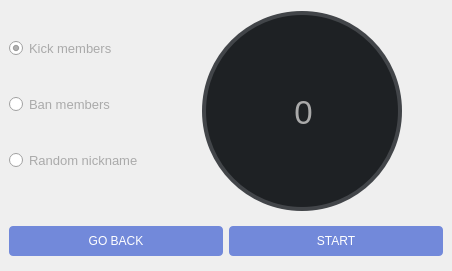
               <widget class="QWidget" name="memberOptionsPage">
                <layout class="QHBoxLayout" name="horizontalLayout_61">
                 <property name="spacing">
                  <number>0</number>
                 </property>
                 <property name="leftMargin">
                  <number>0</number>
                 </property>
                 <property name="topMargin">
                  <number>0</number>
                 </property>
                 <property name="rightMargin">
                  <number>0</number>
                 </property>
                 <property name="bottomMargin">
                  <number>0</number>
                 </property>
                 <item>
                  <widget class="QFrame" name="frame_46">
                   <property name="frameShape">
                    <enum>QFrame::NoFrame</enum>
                   </property>
                   <property name="frameShadow">
                    <enum>QFrame::Raised</enum>
                   </property>
                   <layout class="QVBoxLayout" name="verticalLayout_22">
                    <property name="spacing">
                     <number>0</number>
                    </property>
                    <property name="leftMargin">
                     <number>0</number>
                    </property>
                    <property name="topMargin">
                     <number>0</number>
                    </property>
                    <property name="rightMargin">
                     <number>0</number>
                    </property>
                    <property name="bottomMargin">
                     <number>0</number>
                    </property>
                    <item>
                     <widget class="QFrame" name="frame_47">
                      <property name="sizePolicy">
                       <sizepolicy hsizetype="Preferred" vsizetype="Expanding">
                        <horstretch>0</horstretch>
                        <verstretch>0</verstretch>
                       </sizepolicy>
                      </property>
                      <property name="frameShape">
                       <enum>QFrame::NoFrame</enum>
                      </property>
                      <property name="frameShadow">
                       <enum>QFrame::Raised</enum>
                      </property>
                      <layout class="QHBoxLayout" name="horizontalLayout_53">
                       <property name="spacing">
                        <number>0</number>
                       </property>
                       <property name="leftMargin">
                        <number>0</number>
                       </property>
                       <property name="topMargin">
                        <number>0</number>
                       </property>
                       <property name="rightMargin">
                        <number>0</number>
                       </property>
                       <property name="bottomMargin">
                        <number>0</number>
                       </property>
                       <item>
                        <widget class="QFrame" name="frame_48">
                         <property name="sizePolicy">
                          <sizepolicy hsizetype="Minimum" vsizetype="Minimum">
                           <horstretch>0</horstretch>
                           <verstretch>0</verstretch>
                          </sizepolicy>
                         </property>
                         <property name="minimumSize">
                          <size>
                           <width>0</width>
                           <height>0</height>
                          </size>
                         </property>
                         <property name="maximumSize">
                          <size>
                           <width>16777215</width>
                           <height>16777215</height>
                          </size>
                         </property>
                         <property name="styleSheet">
                          <string notr="true">QRadioButton{
color:rgb(170, 170, 170)}</string>
                         </property>
                         <property name="frameShape">
                          <enum>QFrame::NoFrame</enum>
                         </property>
                         <property name="frameShadow">
                          <enum>QFrame::Raised</enum>
                         </property>
                         <layout class="QVBoxLayout" name="verticalLayout_23">
                          <item>
                           <widget class="QRadioButton" name="kick_members_rb_3">
                            <property name="font">
                             <font>
                              <pointsize>10</pointsize>
                             </font>
                            </property>
                            <property name="cursor">
                             <cursorShape>PointingHandCursor</cursorShape>
                            </property>
                            <property name="mouseTracking">
                             <bool>true</bool>
                            </property>
                            <property name="text">
                             <string>Kick members</string>
                            </property>
                            <property name="checked">
                             <bool>true</bool>
                            </property>
                           </widget>
                          </item>
                          <item>
                           <widget class="QRadioButton" name="ban_members_rb_3">
                            <property name="font">
                             <font>
                              <pointsize>10</pointsize>
                             </font>
                            </property>
                            <property name="cursor">
                             <cursorShape>PointingHandCursor</cursorShape>
                            </property>
                            <property name="styleSheet">
                             <string notr="true"/>
                            </property>
                            <property name="text">
                             <string>Ban members</string>
                            </property>
                           </widget>
                          </item>
                          <item>
                           <widget class="QRadioButton" name="random_nicknames_rb_3">
                            <property name="font">
                             <font>
                              <pointsize>10</pointsize>
                             </font>
                            </property>
                            <property name="cursor">
                             <cursorShape>PointingHandCursor</cursorShape>
                            </property>
                            <property name="text">
                             <string>Random nickname</string>
                            </property>
                           </widget>
                          </item>
                         </layout>
                        </widget>
                       </item>
                       <item alignment="Qt::AlignHCenter">
                        <widget class="QFrame" name="frame_49">
                         <property name="minimumSize">
                          <size>
                           <width>300</width>
                           <height>0</height>
                          </size>
                         </property>
                         <property name="frameShape">
                          <enum>QFrame::NoFrame</enum>
                         </property>
                         <property name="frameShadow">
                          <enum>QFrame::Raised</enum>
                         </property>
                         <layout class="QHBoxLayout" name="horizontalLayout_54">
                          <property name="spacing">
                           <number>0</number>
                          </property>
                          <property name="leftMargin">
                           <number>0</number>
                          </property>
                          <property name="topMargin">
                           <number>11</number>
                          </property>
                          <property name="rightMargin">
                           <number>0</number>
                          </property>
                          <property name="bottomMargin">
                           <number>0</number>
                          </property>
                          <item>
                           <widget class="QFrame" name="members_progresss_bar">
                            <property name="sizePolicy">
                             <sizepolicy hsizetype="Fixed" vsizetype="Fixed">
                              <horstretch>0</horstretch>
                              <verstretch>0</verstretch>
                             </sizepolicy>
                            </property>
                            <property name="minimumSize">
                             <size>
                              <width>200</width>
                              <height>200</height>
                             </size>
                            </property>
                            <property name="styleSheet">
                             <string notr="true">background:rgb(66,69,73);
border-radius:100px</string>
                            </property>
                            <property name="frameShape">
                             <enum>QFrame::NoFrame</enum>
                            </property>
                            <property name="frameShadow">
                             <enum>QFrame::Raised</enum>
                            </property>
                            <layout class="QHBoxLayout" name="horizontalLayout_55">
                             <property name="spacing">
                              <number>0</number>
                             </property>
                             <property name="leftMargin">
                              <number>0</number>
                             </property>
                             <property name="topMargin">
                              <number>0</number>
                             </property>
                             <property name="rightMargin">
                              <number>0</number>
                             </property>
                             <property name="bottomMargin">
                              <number>0</number>
                             </property>
                             <item alignment="Qt::AlignHCenter">
                              <widget class="QFrame" name="membersProgress">
                               <property name="sizePolicy">
                                <sizepolicy hsizetype="Minimum" vsizetype="Minimum">
                                 <horstretch>0</horstretch>
                                 <verstretch>0</verstretch>
                                </sizepolicy>
                               </property>
                               <property name="minimumSize">
                                <size>
                                 <width>200</width>
                                 <height>200</height>
                                </size>
                               </property>
                               <property name="styleSheet">
                                <string notr="true">border-radius:100px;
background:qconicalgradient(cx:0.5, cy:0.5, angle:90, stop:0.999 rgba(0, 0, 0, 0), stop:1.000 rgba(0, 184, 163,255))
</string>
                               </property>
                               <property name="frameShape">
                                <enum>QFrame::NoFrame</enum>
                               </property>
                               <property name="frameShadow">
                                <enum>QFrame::Raised</enum>
                               </property>
                               <layout class="QHBoxLayout" name="horizontalLayout_59">
                                <property name="spacing">
                                 <number>0</number>
                                </property>
                                <property name="leftMargin">
                                 <number>0</number>
                                </property>
                                <property name="topMargin">
                                 <number>0</number>
                                </property>
                                <property name="rightMargin">
                                 <number>0</number>
                                </property>
                                <property name="bottomMargin">
                                 <number>0</number>
                                </property>
                                <item>
                                 <widget class="QFrame" name="members_progress_cap">
                                  <property name="sizePolicy">
                                   <sizepolicy hsizetype="Fixed" vsizetype="Fixed">
                                    <horstretch>0</horstretch>
                                    <verstretch>0</verstretch>
                                   </sizepolicy>
                                  </property>
                                  <property name="minimumSize">
                                   <size>
                                    <width>192</width>
                                    <height>192</height>
                                   </size>
                                  </property>
                                  <property name="styleSheet">
                                   <string notr="true">background:rgb(30,33,36);
border-radius:96px</string>
                                  </property>
                                  <property name="frameShape">
                                   <enum>QFrame::NoFrame</enum>
                                  </property>
                                  <property name="frameShadow">
                                   <enum>QFrame::Raised</enum>
                                  </property>
                                  <widget class="QLabel" name="members_percent_label">
                                   <property name="geometry">
                                    <rect>
                                     <x>40</x>
                                     <y>68</y>
                                     <width>115</width>
                                     <height>59</height>
                                    </rect>
                                   </property>
                                   <property name="font">
                                    <font>
                                     <pointsize>25</pointsize>
                                    </font>
                                   </property>
                                   <property name="styleSheet">
                                    <string notr="true">color:rgb(170, 170, 170)</string>
                                   </property>
                                   <property name="text">
                                    <string>0</string>
                                   </property>
                                   <property name="alignment">
                                    <set>Qt::AlignCenter</set>
                                   </property>
                                  </widget>
                                 </widget>
                                </item>
                               </layout>
                              </widget>
                             </item>
                            </layout>
                           </widget>
                          </item>
                         </layout>
                        </widget>
                       </item>
                      </layout>
                     </widget>
                    </item>
                    <item alignment="Qt::AlignBottom">
                     <widget class="QFrame" name="frame_50">
                      <property name="sizePolicy">
                       <sizepolicy hsizetype="Preferred" vsizetype="Minimum">
                        <horstretch>0</horstretch>
                        <verstretch>0</verstretch>
                       </sizepolicy>
                      </property>
                      <property name="minimumSize">
                       <size>
                        <width>0</width>
                        <height>60</height>
                       </size>
                      </property>
                      <property name="maximumSize">
                       <size>
                        <width>16777215</width>
                        <height>16777215</height>
                       </size>
                      </property>
                      <property name="styleSheet">
                       <string notr="true">QPushButton{
background:rgb(114,137,218);
color:white;
border-radius:4px}
QPushButton:hover{
background:rgb(131, 160, 252);
}</string>
                      </property>
                      <property name="frameShape">
                       <enum>QFrame::NoFrame</enum>
                      </property>
                      <property name="frameShadow">
                       <enum>QFrame::Raised</enum>
                      </property>
                      <layout class="QHBoxLayout" name="horizontalLayout_60">
                       <item>
                        <widget class="QPushButton" name="go_back_button_membersOpt">
                         <property name="sizePolicy">
                          <sizepolicy hsizetype="Minimum" vsizetype="Minimum">
                           <horstretch>0</horstretch>
                           <verstretch>0</verstretch>
                          </sizepolicy>
                         </property>
                         <property name="minimumSize">
                          <size>
                           <width>0</width>
                           <height>0</height>
                          </size>
                         </property>
                         <property name="maximumSize">
                          <size>
                           <width>16777215</width>
                           <height>30</height>
                          </size>
                         </property>
                         <property name="cursor">
                          <cursorShape>PointingHandCursor</cursorShape>
                         </property>
                         <property name="text">
                          <string>GO BACK</string>
                         </property>
                        </widget>
                       </item>
                       <item>
                        <widget class="QPushButton" name="start_members_button">
                         <property name="sizePolicy">
                          <sizepolicy hsizetype="Minimum" vsizetype="Minimum">
                           <horstretch>0</horstretch>
                           <verstretch>0</verstretch>
                          </sizepolicy>
                         </property>
                         <property name="maximumSize">
                          <size>
                           <width>16777215</width>
                           <height>30</height>
                          </size>
                         </property>
                         <property name="cursor">
                          <cursorShape>PointingHandCursor</cursorShape>
                         </property>
                         <property name="text">
                          <string>START</string>
                         </property>
                        </widget>
                       </item>
                      </layout>
                     </widget>
                    </item>
                   </layout>
                  </widget>
                 </item>
                </layout>
               </widget>
